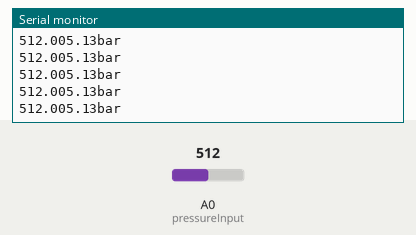
Simulated run of this sketch. Board: Arduino Uno, built with avr-gcc and run on an emulated ATmega328P. Shown: the last lines printed to the serial monitor. The test bench sets the inputs (shaded band); at power-on: A0 (pressureInput) = 512.

Above: at 1.2 s.
1.3 s: A0 (pressureInput) set to 593
At 1.69 s:
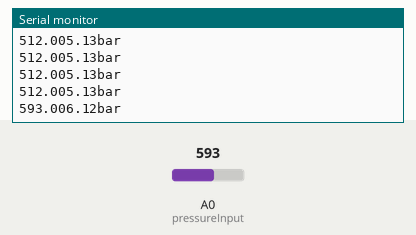
2.8 s: A0 (pressureInput) set to 573
At 2.94 s:
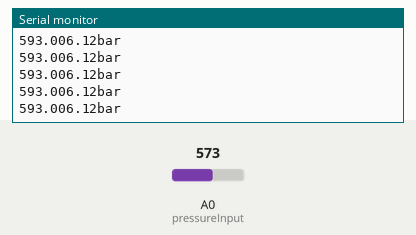
Timing chart, 0 to 5.8 s (numbered marks = the images above; inputs shaded):
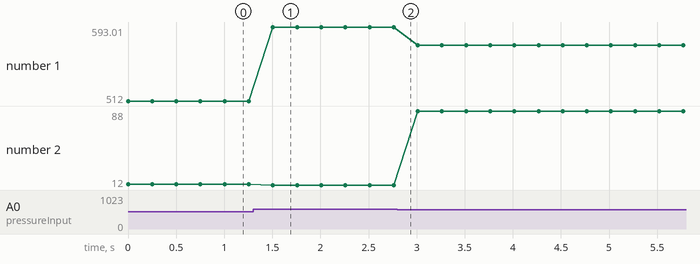

Measured:
- after the input at 1.3 s, the serial monitor: prints a new line after 0.21 s (image 1)
- plotted number 1: 512 → 593.01 after the input at 1.3 s, 593.01 → 573 after the input at 2.8 s
- plotted number 2: 13 → 12 after the input at 1.3 s, 12 → 88 after the input at 2.8 s

The sketch:

PressureSensor.ino
```cpp
/* This example demonstrates how to take a standard 3-wire pressure transducer
 *  and read the analog signal, then convert the signal to a readable output and
 *  display it onto an LCD screen.
 *
 *  Contact Tyler at tylerovens@me.com if you have any questions
 */

#include "Wire.h" //allows communication over i2c devices
#include "LiquidCrystal_I2C.h" //allows interfacing with LCD screens

const int pressureInput = A0; //select the analog input pin for the pressure transducer
const int pressureZero = 95; //analog reading of pressure transducer at 0bar
const int pressureMax = 583; //analog reading of pressure transducer at 6bar
const int pressuretransducermaxPSI = 150; //psi value of transducer being used
const int baudRate = 9600; //constant integer to set the baud rate for serial monitor
const int sensorreadDelay = 250; //constant integer to set the sensor read delay in milliseconds

float pressureValue = 0; //variable to store the value coming from the pressure transducer
float pressureValuebar = 0;

void setup() //setup routine, runs once when system turned on or reset
{
  Serial.begin(baudRate); //initializes serial communication at set baud rate bits per second
}

void loop() //loop routine runs over and over again forever
{
  pressureValue = analogRead(pressureInput); //reads value from input pin and assigns to variable
  Serial.print(pressureValue);
  pressureValuebar = (pressureValue - pressureZero)*6/(pressureMax - pressureZero); //conversion equation to convert analog reading to psi
  Serial.print(pressureValuebar); //prints value from previous line to serial
  Serial.println("bar"); //prints label to serial
  delay(sensorreadDelay); //delay in milliseconds between read values
}
```
